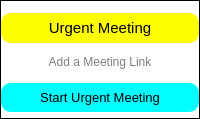
               <widget class="QFrame" name="frame_10">
                <property name="sizePolicy">
                 <sizepolicy hsizetype="Preferred" vsizetype="Fixed">
                  <horstretch>0</horstretch>
                  <verstretch>0</verstretch>
                 </sizepolicy>
                </property>
                <property name="minimumSize">
                 <size>
                  <width>7</width>
                  <height>119</height>
                 </size>
                </property>
                <property name="styleSheet">
                 <string notr="true">background-color: qlineargradient(spread:pad, x1:0, y1:0, x2:1, y2:1, stop:0 rgba(0, 0, 0, 0), stop:1 rgba(255, 255, 255, 0));</string>
                </property>
                <property name="frameShape">
                 <enum>QFrame::StyledPanel</enum>
                </property>
                <property name="frameShadow">
                 <enum>QFrame::Raised</enum>
                </property>
                <layout class="QGridLayout" name="gridLayout_2">
                 <property name="leftMargin">
                  <number>0</number>
                 </property>
                 <property name="topMargin">
                  <number>0</number>
                 </property>
                 <property name="rightMargin">
                  <number>0</number>
                 </property>
                 <property name="bottomMargin">
                  <number>0</number>
                 </property>
                 <property name="spacing">
                  <number>0</number>
                 </property>
                 <item row="0" column="0">
                  <widget class="QPushButton" name="AddUrgentMeeting">
                   <property name="sizePolicy">
                    <sizepolicy hsizetype="Minimum" vsizetype="Expanding">
                     <horstretch>0</horstretch>
                     <verstretch>0</verstretch>
                    </sizepolicy>
                   </property>
                   <property name="minimumSize">
                    <size>
                     <width>131</width>
                     <height>30</height>
                    </size>
                   </property>
                   <property name="maximumSize">
                    <size>
                     <width>200</width>
                     <height>20</height>
                    </size>
                   </property>
                   <property name="font">
                    <font>
                     <pointsize>11</pointsize>
                    </font>
                   </property>
                   <property name="styleSheet">
                    <string notr="true">QPushButton{
	
	background-color: rgb(255, 255, 0);
	color: rgb(0, 0, 0);
	border-radius:10px;
	
	
}

QPushButton:hover{
	
	

}</string>
                   </property>
                   <property name="text">
                    <string>Urgent Meeting</string>
                   </property>
                  </widget>
                 </item>
                 <item row="1" column="0">
                  <widget class="QLineEdit" name="UrgentMeeting">
                   <property name="sizePolicy">
                    <sizepolicy hsizetype="Minimum" vsizetype="Expanding">
                     <horstretch>0</horstretch>
                     <verstretch>21</verstretch>
                    </sizepolicy>
                   </property>
                   <property name="minimumSize">
                    <size>
                     <width>191</width>
                     <height>27</height>
                    </size>
                   </property>
                   <property name="maximumSize">
                    <size>
                     <width>16777215</width>
                     <height>20</height>
                    </size>
                   </property>
                   <property name="font">
                    <font>
                     <pointsize>9</pointsize>
                    </font>
                   </property>
                   <property name="toolTip">
                    <string>&lt;html&gt;&lt;head/&gt;&lt;body&gt;&lt;p&gt;Enter the meeting link which is not in your schedule, link should be of GoogleMeet.&lt;/p&gt;&lt;/body&gt;&lt;/html&gt;</string>
                   </property>
                   <property name="styleSheet">
                    <string notr="true">QLineEdit{
	background-color: rgb(255, 255, 255);
border-radius:10px;
text-align:centre;
}

QLineEdit:hover{
	background-color: rgb(255, 216, 76);

}
</string>
                   </property>
                   <property name="echoMode">
                    <enum>QLineEdit::Normal</enum>
                   </property>
                   <property name="alignment">
                    <set>Qt::AlignCenter</set>
                   </property>
                   <property name="placeholderText">
                    <string>Add a Meeting Link</string>
                   </property>
                  </widget>
                 </item>
                 <item row="2" column="0">
                  <widget class="QPushButton" name="UrgentMeetingStartBtn">
                   <property name="sizePolicy">
                    <sizepolicy hsizetype="Minimum" vsizetype="Expanding">
                     <horstretch>0</horstretch>
                     <verstretch>0</verstretch>
                    </sizepolicy>
                   </property>
                   <property name="minimumSize">
                    <size>
                     <width>0</width>
                     <height>29</height>
                    </size>
                   </property>
                   <property name="maximumSize">
                    <size>
                     <width>16777215</width>
                     <height>20</height>
                    </size>
                   </property>
                   <property name="font">
                    <font>
                     <pointsize>10</pointsize>
                    </font>
                   </property>
                   <property name="styleSheet">
                    <string notr="true">QPushButton{
	background-color: rgb(255, 141, 26);
	color: rgb(0, 0, 0);
	border-radius:10px;
	
	background-color: rgb(0, 255, 255);
}

QPushButton:hover{
	
	background-color: rgb(255, 151, 46);

}</string>
                   </property>
                   <property name="text">
                    <string>Start Urgent Meeting</string>
                   </property>
                  </widget>
                 </item>
                </layout>
               </widget>
